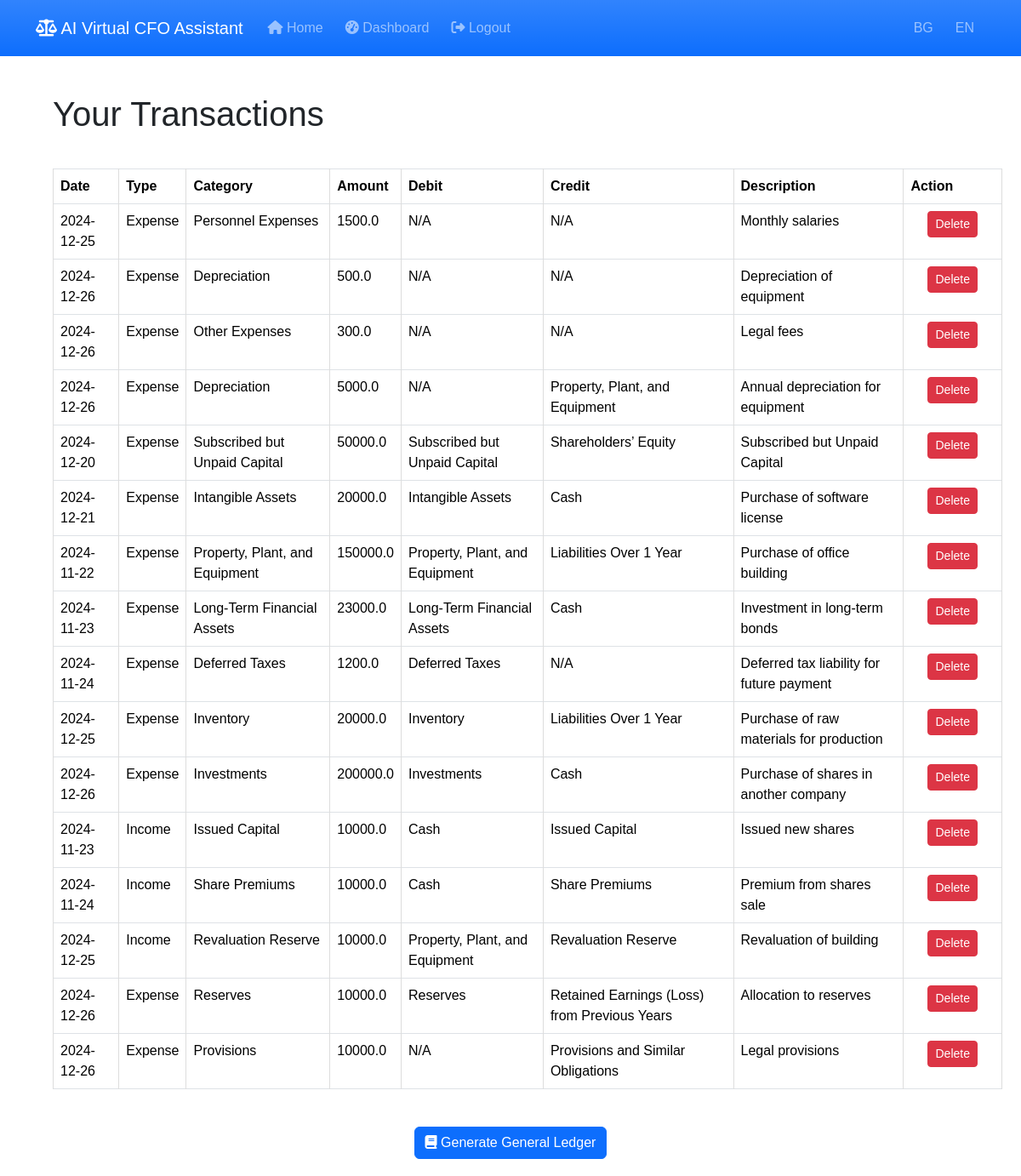
The app's page /user_transactions (signed in), older data.
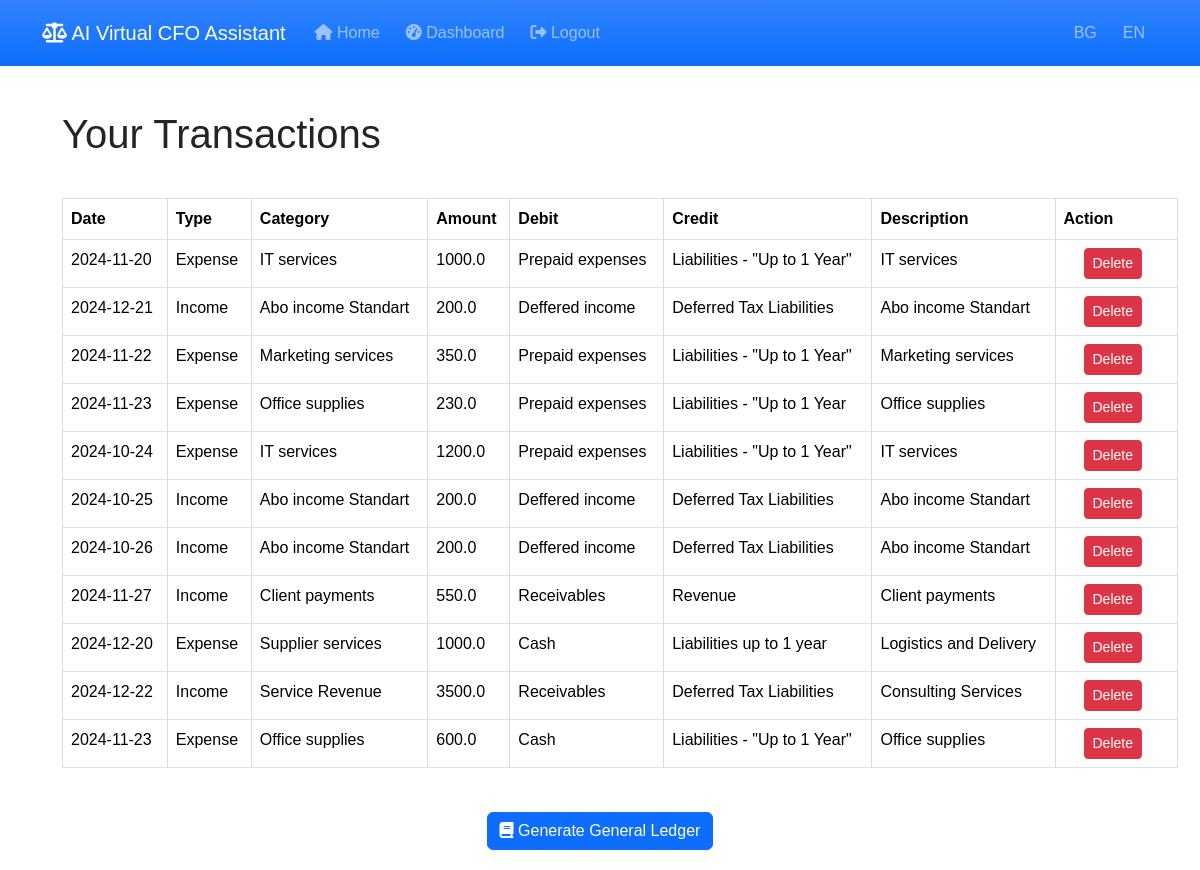
The same page, newer data.
### models.py (models this page shows)
class Transaction(db.Model):
    id = db.Column(db.Integer, primary_key=True)
    date = db.Column(db.Date, nullable=False, default=date.today)
    type = db.Column(db.String(10), nullable=False)  # 'income' or 'expense'
    category = db.Column(db.String(50), nullable=False)
    income_statement_category = db.Column(db.String(100), nullable=True)  # Категория в ОПР (напр. 'Personnel expenses')
    amount = db.Column(db.Float, nullable=False)
    description = db.Column(db.String(200), nullable=True)
    account_id = db.Column(db.Integer, db.ForeignKey('account.id'), nullable=False)
    user_id = db.Column(db.Integer, db.ForeignKey('user.id'), nullable=False)
    debit = db.Column(db.String(100), nullable=True)  # New field for debit category
    credit = db.Column(db.String(100), nullable=True)

### transactions.py (the view)
@transaction.route('/user_transactions', methods=['GET'])
@login_required
def view_user_transactions():
    transactions = Transaction.query.filter_by(user_id=current_user.id).all()
    return render_template('transactions.html', transactions=transactions)

### app.py (called while the page is built)
@login_manager.user_loader
def load_user(user_id):
    return User.query.get(int(user_id))

@app.context_processor
def inject_current_year():
    return {'current_year': datetime.now().year}

### templates/transactions.html (shortened to what this page needs)
{% extends 'base.html' %}
{% block content %}
<h1>Your Transactions</h1>
{% if transactions %}
<table class="table table-bordered table-hover">
    <thead>
        <tr>
            <th>Date</th>
            <th>Type</th>
            <th>Category</th>
            <th>Amount</th>
            <th>Debit</th>
            <th>Credit</th>
            <th>Description</th>
            <th>Action</th>
        </tr>
    </thead>
    <tbody>
        {% for t in transactions %}
        <tr>
            <td>{{ t.date.strftime('%Y-%m-%d') }}</td>
            <td>{{ 'Income' if t.type == 'income' else 'Expense' }}</td>
            <td>{{ t.category }}</td>
            <td>{{ t.amount }}</td>
            <td>{{ t.debit or 'N/A' }}</td>
            <td>{{ t.credit or 'N/A' }}</td>
            <td>{{ t.description }}</td>
            <td>
                <form action="{{ url_for('transactions_blueprint.delete_transaction', transaction_id=t.id) }}" method="POST" style="display:inline;">
                    <button type="submit" class="btn btn-danger btn-sm" onclick="return confirm('Are you sure you want to delete this transaction?');">
                        Delete
                    </button>
                </form>
            </td>
        </tr>
        {% endfor %}
    </tbody>
</table>
<div class="text-center mt-4">
    <form action="{{ url_for('transactions_blueprint.generate_general_ledger') }}" method="POST">
        <button type="submit" class="btn btn-primary">
            <i class="fas fa-book"></i> Generate General Ledger
        </button>
    </form>
</div>
{% else %}
<p>You have no transactions recorded.</p>
{% endif %}
{% endblock %}

Row changes from the older to the newer data that the page shows:
removed Transaction: date "2024-12-25", type "Expense", category "Personnel Expenses", amount "1500.0", debit "N/A", credit "N/A", description "Monthly salaries"
removed Transaction: date "2024-12-26", type "Expense", category "Depreciation", amount "500.0", debit "N/A", credit "N/A", description "Depreciation of equipment"
removed Transaction: date "2024-12-26", type "Expense", category "Other Expenses", amount "300.0", debit "N/A", credit "N/A", description "Legal fees"
removed Transaction: date "2024-12-26", type "Expense", category "Depreciation", amount "5000.0", debit "N/A", credit "Property, Plant, and Equipment", description "Annual depreciation for equipment"
removed Transaction: date "2024-12-20", type "Expense", category "Subscribed but Unpaid Capital", amount "50000.0", debit "Subscribed but Unpaid Capital", credit "Shareholders’ Equity", description "Subscribed but Unpaid Capital"
removed Transaction: date "2024-12-21", type "Expense", category "Intangible Assets", amount "20000.0", debit "Intangible Assets", credit "Cash", description "Purchase of software license"
removed Transaction: date "2024-11-22", type "Expense", category "Property, Plant, and Equipment", amount "150000.0", debit "Property, Plant, and Equipment", credit "Liabilities Over 1 Year", description "Purchase of office building"
removed Transaction: date "2024-11-23", type "Expense", category "Long-Term Financial Assets", amount "23000.0", debit "Long-Term Financial Assets", credit "Cash", description "Investment in long-term bonds"
removed Transaction: date "2024-11-24", type "Expense", category "Deferred Taxes", amount "1200.0", debit "Deferred Taxes", credit "N/A", description "Deferred tax liability for future payment"
removed Transaction: date "2024-12-25", type "Expense", category "Inventory", amount "20000.0", debit "Inventory", credit "Liabilities Over 1 Year", description "Purchase of raw materials for production"
removed Transaction: date "2024-12-26", type "Expense", category "Investments", amount "200000.0", debit "Investments", credit "Cash", description "Purchase of shares in another company"
removed Transaction: date "2024-11-23", type "Income", category "Issued Capital", amount "10000.0", debit "Cash", credit "Issued Capital", description "Issued new shares"
removed Transaction: date "2024-11-24", type "Income", category "Share Premiums", amount "10000.0", debit "Cash", credit "Share Premiums", description "Premium from shares sale"
removed Transaction: date "2024-12-25", type "Income", category "Revaluation Reserve", amount "10000.0", debit "Property, Plant, and Equipment", credit "Revaluation Reserve", description "Revaluation of building"
removed Transaction: date "2024-12-26", type "Expense", category "Reserves", amount "10000.0", debit "Reserves", credit "Retained Earnings (Loss) from Previous Years", description "Allocation to reserves"
removed Transaction: date "2024-12-26", type "Expense", category "Provisions", amount "10000.0", debit "N/A", credit "Provisions and Similar Obligations", description "Legal provisions"
added Transaction: date "2024-11-20", type "Expense", category "IT services", amount "1000.0", debit "Prepaid expenses", credit "Liabilities - \"Up to 1 Year\"", description "IT services"
added Transaction: date "2024-12-21", type "Income", category "Abo income Standart", amount "200.0", debit "Deffered income", credit "Deferred Tax Liabilities", description "Abo income Standart"
added Transaction: date "2024-11-22", type "Expense", category "Marketing services", amount "350.0", debit "Prepaid expenses", credit "Liabilities - \"Up to 1 Year\"", description "Marketing services"
added Transaction: date "2024-11-23", type "Expense", category "Office supplies", amount "230.0", debit "Prepaid expenses", credit "Liabilities - \"Up to 1 Year", description "Office supplies"
added Transaction: date "2024-10-24", type "Expense", category "IT services", amount "1200.0", debit "Prepaid expenses", credit "Liabilities - \"Up to 1 Year\"", description "IT services"
added Transaction: date "2024-10-25", type "Income", category "Abo income Standart", amount "200.0", debit "Deffered income", credit "Deferred Tax Liabilities", description "Abo income Standart"
added Transaction: date "2024-10-26", type "Income", category "Abo income Standart", amount "200.0", debit "Deffered income", credit "Deferred Tax Liabilities", description "Abo income Standart"
added Transaction: date "2024-11-27", type "Income", category "Client payments", amount "550.0", debit "Receivables", credit "Revenue", description "Client payments"
added Transaction: date "2024-12-20", type "Expense", category "Supplier services", amount "1000.0", debit "Cash", credit "Liabilities up to 1 year", description "Logistics and Delivery"
added Transaction: date "2024-12-22", type "Income", category "Service Revenue", amount "3500.0", debit "Receivables", credit "Deferred Tax Liabilities", description "Consulting Services"
added Transaction: date "2024-11-23", type "Expense", category "Office supplies", amount "600.0", debit "Cash", credit "Liabilities - \"Up to 1 Year\"", description "Office supplies"
